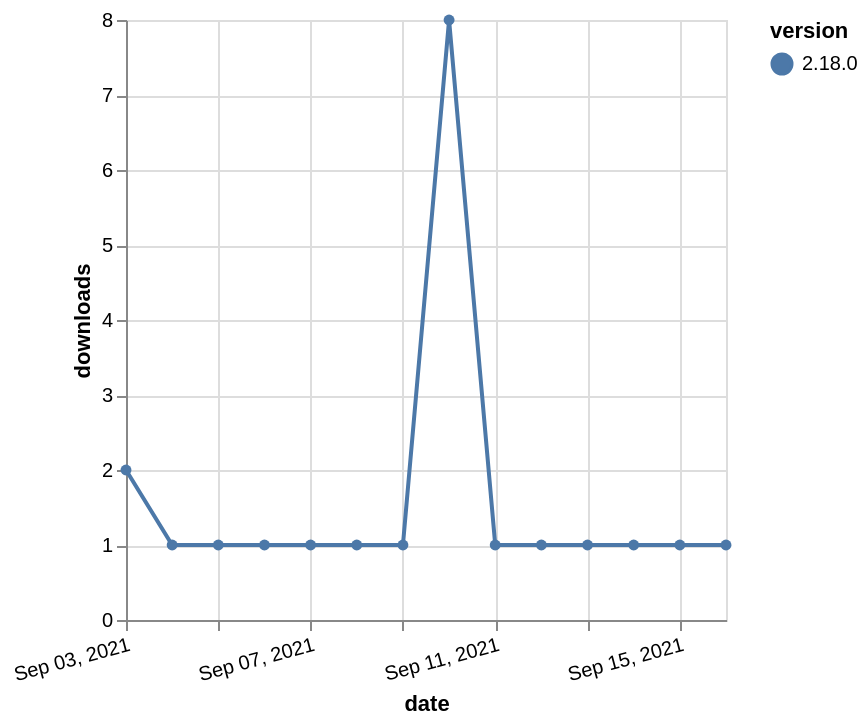

Vega-Lite specification for this chart:
### Vega-Lite specification from a JSON file in a GitHub repository (floating-point values rounded to 4 significant figures)
{"$schema": "https://vega.github.io/schema/vega-lite/v5.json", "description": "A simple bar chart with embedded data.", "data": {"values": [{"date": "2021-09-03", "total": 486, "delta": 2, "version": "2.18.0"}, {"date": "2021-09-04", "total": 487, "delta": 1, "version": "2.18.0"}, {"date": "2021-09-05", "total": 488, "delta": 1, "version": "2.18.0"}, {"date": "2021-09-06", "total": 489, "delta": 1, "version": "2.18.0"}, {"date": "2021-09-07", "total": 490, "delta": 1, "version": "2.18.0"}, {"date": "2021-09-08", "total": 491, "delta": 1, "version": "2.18.0"}, {"date": "2021-09-09", "total": 492, "delta": 1, "version": "2.18.0"}, {"date": "2021-09-10", "total": 500, "delta": 8, "version": "2.18.0"}, {"date": "2021-09-11", "total": 501, "delta": 1, "version": "2.18.0"}, {"date": "2021-09-12", "total": 502, "delta": 1, "version": "2.18.0"}, {"date": "2021-09-13", "total": 503, "delta": 1, "version": "2.18.0"}, {"date": "2021-09-14", "total": 504, "delta": 1, "version": "2.18.0"}, {"date": "2021-09-15", "total": 505, "delta": 1, "version": "2.18.0"}, {"date": "2021-09-16", "total": 506, "delta": 1, "version": "2.18.0"}]}, "width": "container", "mark": {"type": "line", "point": {"filled": true}}, "encoding": {"x": {"field": "date", "type": "temporal", "timeUnit": "yearmonthdate", "title": "date", "axis": {"labelAngle": -15}}, "y": {"field": "delta", "type": "quantitative", "title": "downloads"}, "color": {"field": "version", "type": "nominal"}, "tooltip": {"field": "delta"}}}
